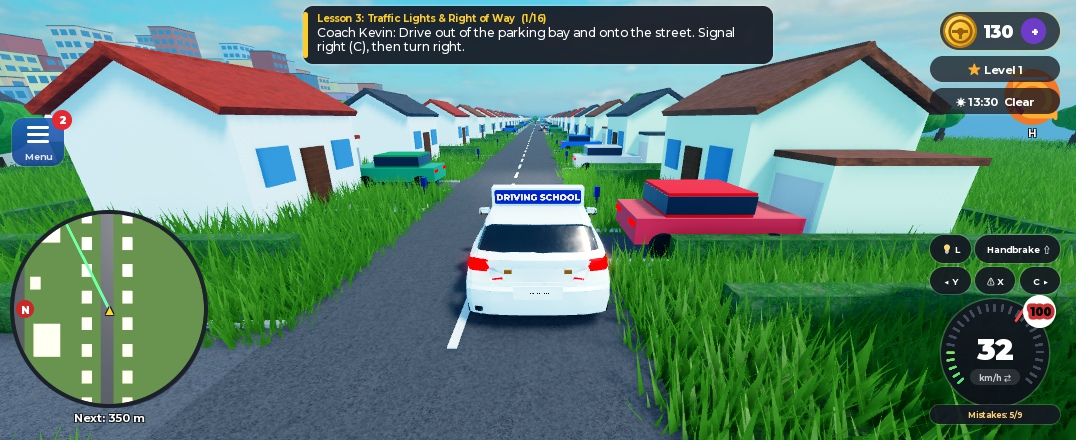
#> input picture tools/werbung/gameplay/fahren.jpg, 1076 x 440 px
$ python konzept_ansichten.py
#> lines starting #> are read from the running program, lines starting #| are printed output that depends on the picture; after the words box and inside, x2 and y2 are one past the last pixel; in counts of white or black regions, pixels touching at a corner belong together
### tools/werbung/bilder.py
"""
Werbebilder fürs Spiel (Icon 512x512 und Thumbnail 1920x1080), komplett selbst gezeichnet.

  python3 tools/werbung/bilder.py   ->  dist/werbung/icon.png, dist/werbung/thumbnail.png

Das Auto kommt aus dem Karosserie-Renderer (tools/mesh/render.py, Fahrschulwagen.obj muss in dist/mesh liegen:
python3 tools/mesh/fahrschulwagen.py). Alles andere (Straße, Bananen, Enten, UFO, Schrift) zeichnet dieses Skript.
"""
import math, os, random
import numpy as np
from PIL import Image, ImageDraw, ImageFilter, ImageFont

WURZEL = os.path.dirname(os.path.dirname(os.path.dirname(os.path.abspath(__file__))))
AUS = os.path.join(WURZEL, "dist", "werbung")
SCHRIFT = "/usr/share/fonts/truetype/google-fonts/Poppins-BoldItalic.ttf"
SCHRIFT2 = "/usr/share/fonts/truetype/google-fonts/Poppins-Bold.ttf"


_RENDERER = {}


# [20 lines left out: function auto_rendern, not called in this run]


def text_mit_rand(d, pos, text, schrift, farbe, rand=(25, 20, 40), breite=8, anker="mm", schatten=True):
    x, y = pos
    if schatten:
        d.text((x + breite * 0.6, y + breite * 0.9), text, font=schrift, fill=(0, 0, 0, 120), anchor=anker,
               stroke_width=breite, stroke_fill=(0, 0, 0, 120))
    d.text((x, y), text, font=schrift, fill=farbe, anchor=anker, stroke_width=breite, stroke_fill=rand)


def banane(groesse, winkel=0):
    """Banane (eigene einfache Form): gelbe Sichel mit dunklen Enden"""
    s = groesse
    img = Image.new("RGBA", (s * 2, s * 2), (0, 0, 0, 0))
    d = ImageDraw.Draw(img)
    rand = (110, 70, 10)
    aussen, innen = [], []
    for t in np.linspace(0, 1, 30):
        a = math.radians(200 + 140 * t)
        dicke = 0.08 + 0.22 * math.sin(t * math.pi)
        aussen.append((s + math.cos(a) * s * 0.9, s * 0.55 + math.sin(a) * -s * 0.9 * -1 + s * 0.5))
        innen.append((s + math.cos(a) * s * (0.9 - dicke), s * 0.55 + math.sin(a) * -s * (0.9 - dicke) * -1 + s * 0.5))
    # Sichel nach unten gewölbt
    aussen = [(x, 2 * s - y) for x, y in aussen]
    innen = [(x, 2 * s - y) for x, y in innen]
    d.polygon(aussen + innen[::-1], fill=(255, 215, 40), outline=rand)
    d.line(aussen, fill=rand, width=max(3, s // 18))
    d.line(innen, fill=rand, width=max(3, s // 18))
    # Lichtkante
    licht = [(x * 0.5 + xi * 0.5, y * 0.5 + yi * 0.5) for (x, y), (xi, yi) in zip(aussen[5:-5], innen[5:-5])]
    d.line(licht, fill=(255, 245, 160), width=max(2, s // 14))
    for p in (aussen[0], aussen[-1]):
        d.ellipse((p[0] - s * 0.07, p[1] - s * 0.07, p[0] + s * 0.07, p[1] + s * 0.07), fill=(80, 50, 15))
    img = img.crop(img.getbbox())
    return img.rotate(winkel, resample=Image.BICUBIC, expand=True)


# [32 lines left out: functions ente, ufo, not called in this run]


def kuh(groesse):
    s = groesse
    img = Image.new("RGBA", (int(s * 2.2), int(s * 1.6)), (0, 0, 0, 0))
    d = ImageDraw.Draw(img)
    rand = (30, 30, 30)
    for x in (0.45, 0.7, 1.4, 1.65):
        d.rectangle((s * x, s * 0.95, s * (x + 0.14), s * 1.5), fill=(245, 245, 245), outline=rand, width=3)
    d.rounded_rectangle((s * 0.3, s * 0.35, s * 1.9, s * 1.1), radius=int(s * 0.25), fill=(250, 250, 250), outline=rand, width=4)
    d.ellipse((s * 0.6, s * 0.45, s * 1.0, s * 0.8), fill=(35, 35, 35))
    d.ellipse((s * 1.3, s * 0.65, s * 1.6, s * 0.95), fill=(35, 35, 35))
    d.rounded_rectangle((s * 1.75, s * 0.1, s * 2.2, s * 0.6), radius=int(s * 0.15), fill=(250, 250, 250), outline=rand, width=4)
    d.rounded_rectangle((s * 1.95, s * 0.38, s * 2.2, s * 0.6), radius=int(s * 0.08), fill=(255, 170, 180), outline=rand, width=3)
    d.ellipse((s * 1.85, s * 0.2, s * 1.95, s * 0.3), fill=(20, 20, 20))
    return img


# [44 lines left out: functions strasse, schatten, not called in this run]


def skaliert(bild, breite):
    h = int(bild.size[1] * breite / bild.size[0])
    return bild.resize((breite, h), Image.LANCZOS)


# [96 lines left out: functions sprechblase, titel, thumbnail, icon, main, not called in this run]


# [2 lines that do not run on import are left out]

### tools/werbung/konzept_ansichten.py
"""
Konzept-Mockups für Version 2: Fahrer-Sicht und Fahrlehrer-(Beifahrer-)Sicht.
Grundlage ist eine echte Studio-Aufnahme (gameplay/fahren.jpg); die neue Oberfläche ist darübergezeichnet.

  python3 tools/werbung/konzept_ansichten.py  ->  dist/werbung/konzept_fahrer.png, konzept_fahrlehrer.png
"""
import math, os
from PIL import Image, ImageDraw, ImageEnhance, ImageFilter, ImageFont

from bilder import text_mit_rand, banane, kuh, SCHRIFT, SCHRIFT2, WURZEL

HIER = os.path.dirname(os.path.abspath(__file__))
AUS = os.path.join(WURZEL, "dist", "werbung")
W, H = 1920, 1080
DUNKEL = (20, 24, 34)
GELB = (255, 205, 40)
GRUEN = (60, 200, 100)
ROT = (225, 55, 60)


def f(gr, fett=True):
    return ImageFont.truetype(SCHRIFT2 if fett else SCHRIFT2, gr)


def fi(gr):
    return ImageFont.truetype(SCHRIFT, gr)


def spielbild():
    b = Image.open(os.path.join(HIER, "gameplay", "fahren.jpg")).convert("RGB")
    b = b.crop((200, 0, 980, 440)).resize((W, H), Image.LANCZOS)  # ohne Minimap
    b = ImageEnhance.Color(b).enhance(1.12).filter(ImageFilter.UnsharpMask(2, 60, 2))
    return b.convert("RGBA")


def schild(img, txt, xy, farbe=(255, 255, 255), hg=(20, 16, 35, 200)):
    d = ImageDraw.Draw(img)
    bb = d.textbbox((0, 0), txt, font=f(30))
    w, h = bb[2] - bb[0] + 44, bb[3] - bb[1] + 26
    d.rounded_rectangle((xy[0], xy[1], xy[0] + w, xy[1] + h), radius=h // 2, fill=hg)
    d.text((xy[0] + w / 2, xy[1] + h / 2), txt, font=f(30), fill=farbe, anchor="mm")


def pfeil_links(d, cx, cy, s, farbe):
    d.polygon([(cx - s, cy), (cx - s * 0.1, cy - s * 0.75), (cx - s * 0.1, cy - s * 0.3), (cx + s, cy - s * 0.3),
               (cx + s, cy + s * 0.3), (cx - s * 0.1, cy + s * 0.3), (cx - s * 0.1, cy + s * 0.75)], fill=farbe, outline=(20, 16, 35), width=8)


def fahrer():
    img = spielbild()
#> in spielbild, b is the input picture: PIL image 1076x440 RGB; mean R, G, B 95.3, 130.6, 114.8
    # Reste der alten Anweisungs-Box verwischen
    rest = img.crop((0, 0, 1480, 270)).filter(ImageFilter.GaussianBlur(18))
    img.paste(rest, (0, 0))
    # neue Ansage-Leiste vom Fahrlehrer
    o = Image.new("RGBA", (W, H), (0, 0, 0, 0))
    d = ImageDraw.Draw(o)
    d.rounded_rectangle((470, 26, 1450, 250), radius=36, fill=(20, 24, 34, 235), outline=(255, 255, 255, 60), width=3)
    img.alpha_composite(o)
    d = ImageDraw.Draw(img)
    pfeil_links(d, 650, 138, 80, GELB)
    text_mit_rand(d, (1040, 112), "LEFT!", fi(120), GELB, breite=8)
    d.text((1040, 205), "Max (Instructor)  ·  in 40 m", font=f(34), fill=(220, 225, 235), anchor="mm")
    # Lautsprecher-Symbol (Ansage wird auch gesprochen)
    d.polygon([(1340, 120), (1360, 120), (1385, 98), (1385, 178), (1360, 156), (1340, 156)], fill=(255, 255, 255))
    for r in (22, 40):
        d.arc((1385 - r, 138 - r, 1385 + r, 138 + r), -45, 45, fill=(255, 255, 255), width=5)
    # Gefahren-Ruf
    o = Image.new("RGBA", (W, H), (0, 0, 0, 0))
    od = ImageDraw.Draw(o)
    od.rounded_rectangle((1210, 300, 1720, 420), radius=30, fill=(225, 55, 60, 235), outline=(20, 16, 35), width=6)
    img.alpha_composite(o)
    img.alpha_composite(banane(46, -20), (1228, 318))
    d = ImageDraw.Draw(img)
    text_mit_rand(d, (1500, 360), "BANANA AHEAD!", fi(52), (255, 255, 255), breite=5)
    # Hinweis: keine Karte
    schild(img, "No map, no route – trust your instructor!", (40, 990))
    # Rollen-Etikett
    d.rounded_rectangle((40, 40, 400, 120), radius=22, fill=(40, 120, 220), outline=(20, 16, 35), width=5)
    d.text((220, 80), "DRIVER VIEW", font=fi(44), fill=(255, 255, 255), anchor="mm")
    return img.convert("RGB")


def karte(w, h):
    """Draufsicht-Karte auf dem Tablet (eigene, schematische Zeichnung der Strecke)"""
    k = Image.new("RGBA", (w, h), (92, 160, 80, 255))
    d = ImageDraw.Draw(k)
    # Häuser
    for (x, y) in [(40, 40), (40, 330), (420, 40), (420, 330), (40, 560), (420, 560), (720, 40), (720, 330)]:
        d.rounded_rectangle((x, y, x + 170, y + 150), radius=10, fill=(235, 230, 220), outline=(150, 140, 130), width=3)
        d.polygon([(x, y), (x + 170, y), (x + 85, y - 0)], fill=(190, 80, 60))
    # Straßen
    strasse = (70, 72, 80)
    d.rectangle((250, 0, 380, h), fill=strasse)          # Hauptstraße (wir fahren nach oben)
    d.rectangle((0, 250, w, 300), fill=strasse)            # Querstraße
    d.rectangle((0, 510, w, 545), fill=strasse)
    for y in range(0, h, 60):
        d.rectangle((312, y, 318, y + 30), fill=(240, 240, 240))
    # Route: geradeaus, dann links in die Querstraße
    pts = [(345, h - 20), (345, 275), (300, 275), (20, 275)]
    d.line(pts, fill=(60, 230, 255), width=18, joint="curve")
    d.line(pts, fill=(255, 255, 255), width=5, joint="curve")
    # Zieltor
    d.rectangle((20, 252, 34, 298), fill=(60, 255, 120))
    # Gefahren mit Vorwarnung
    k.alpha_composite(banane(26, 10), (318, 400))
    kk = kuh(40)
    k.alpha_composite(kk, (110, 210))
    # Unser Auto
    d.rounded_rectangle((327, 600, 363, 660), radius=8, fill=(255, 255, 255), outline=(20, 16, 35), width=4)
    d.polygon([(345, 585), (333, 603), (357, 603)], fill=GELB)
    return k


def fahrlehrer():
    hg = spielbild().convert("RGB").filter(ImageFilter.GaussianBlur(14))
    hg = ImageEnhance.Brightness(hg).enhance(0.55).convert("RGBA")
    img = hg
    d = ImageDraw.Draw(img)
    # Tablet
    tx0, ty0, tx1, ty1 = 360, 110, 1560, 830
    sch = Image.new("L", (W, H), 0)
    ImageDraw.Draw(sch).rounded_rectangle((tx0 + 18, ty0 + 24, tx1 + 18, ty1 + 24), radius=48, fill=170)
    sch = sch.filter(ImageFilter.GaussianBlur(22))
    schwarz = Image.new("RGBA", (W, H), (0, 0, 0, 255))
    schwarz.putalpha(sch)
    img.alpha_composite(schwarz)
    d.rounded_rectangle((tx0, ty0, tx1, ty1), radius=48, fill=(28, 30, 38), outline=(10, 10, 14), width=6)
    mx0, my0, mx1, my1 = tx0 + 36, ty0 + 36, tx1 - 36, ty1 - 36
    k = karte(mx1 - mx0 - 360, my1 - my0)
    maske = Image.new("L", k.size, 0)
    ImageDraw.Draw(maske).rounded_rectangle((0, 0, k.size[0], k.size[1]), radius=26, fill=255)
    img.paste(k, (mx0, my0), maske)
    # Seitenleiste im Tablet: nächste Anweisung + Gefahren
    sx = mx0 + k.size[0] + 24
    d = ImageDraw.Draw(img)
    d.text((sx, my0 + 6), "NEXT", font=f(28), fill=(160, 170, 190))
    pfeil_links(d, sx + 80, my0 + 110, 56, GELB)
    d.text((sx + 160, my0 + 88), "Left", font=fi(52), fill=(255, 255, 255))
    d.text((sx + 162, my0 + 150), "in 40 m", font=f(30), fill=(200, 205, 215))
    d.text((sx, my0 + 230), "INCOMING", font=f(28), fill=(160, 170, 190))
    y = my0 + 275
    for txt, farbe, sek in (("Banana peel", GELB, "3 s"), ("Cow on road", (255, 255, 255), "8 s")):
        d.rounded_rectangle((sx, y, sx + 320, y + 70), radius=18, fill=(45, 48, 60))
        d.text((sx + 22, y + 35), txt, font=f(30), fill=farbe, anchor="lm")
        d.text((sx + 300, y + 35), sek, font=fi(32), fill=(255, 120, 110), anchor="rm")
        y += 86
    d.text((sx, my1 - 70), "Driver: Leo", font=f(28), fill=(160, 170, 190))
    d.text((sx, my1 - 34), "Mistakes 1  ·  01:12", font=f(28), fill=(220, 225, 235))
    # Schnelltasten unten
    knoepfe = [("LEFT", GELB, "Q"), ("STRAIGHT", (255, 255, 255), "W"), ("RIGHT", GELB, "E"),
               ("BRAKE!", ROT, "S"), ("BANANA!", GELB, "1"), ("COW!", (255, 255, 255), "2")]
    bw, bh, gap = 250, 120, 22
    x = (W - (len(knoepfe) * bw + (len(knoepfe) - 1) * gap)) / 2
    for txt, farbe, taste in knoepfe:
        d.rounded_rectangle((x, 880, x + bw, 880 + bh), radius=30, fill=DUNKEL, outline=farbe, width=6)
        d.text((x + bw / 2, 930), txt, font=fi(46), fill=farbe, anchor="mm")
        d.text((x + bw / 2, 982), taste, font=f(24), fill=(160, 170, 190), anchor="mm")
        x += bw + gap
    # Rollen-Etikett
    d.rounded_rectangle((40, 40, 520, 120), radius=22, fill=(225, 55, 60), outline=(20, 16, 35), width=5)
    d.text((280, 80), "INSTRUCTOR VIEW", font=fi(44), fill=(255, 255, 255), anchor="mm")
    schild(img, "Only you see the route – call it out!", (1180, 52))
    return img.convert("RGB")


def main():
    os.makedirs(AUS, exist_ok=True)
    fahrer().save(os.path.join(AUS, "konzept_fahrer.png"))
#> in fahrer, `img.alpha_composite(o)`:
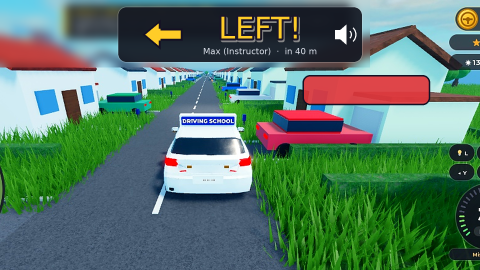
#> img: PIL image 1920x1080 RGBA (shown at 1/4 size); mean R, G, B, A 86.7, 118.4, 101.9, 254.7; transparent parts drawn white
#> in banane, `licht = [(x * 0.5 + xi * 0.5, y * 0.5 + yi * 0.5) for (x, y), (xi, yi)..`: licht = 20 items, first 6: (19.48, 69.43), (22.04, 71.23), (24.69, 72.81), (27.41, 74.18), (30.19, 75.34), (33.01, 76.3)
#> the loop in banane, `for p in (aussen[0], aussen[-1]):` made 2 passes
#> p on passes 1 to 2: (7.1, 57.86), (84.9, 57.86)
#> in schild, `bb = d.textbbox((0, 0), txt, font=f(30))`: bb = (0, 5, 610, 34)
#> in schild, `w, h = bb[2] - bb[0] + 44, bb[3] - bb[1] + 26`: w = 654; h = 55
    fahrlehrer().save(os.path.join(AUS, "konzept_fahrlehrer.png"))
#> in fahrlehrer, `ImageDraw.Draw(sch).rounded_rectangle((tx0 + 18, ty0 + 24, tx1 + 18, t..`:
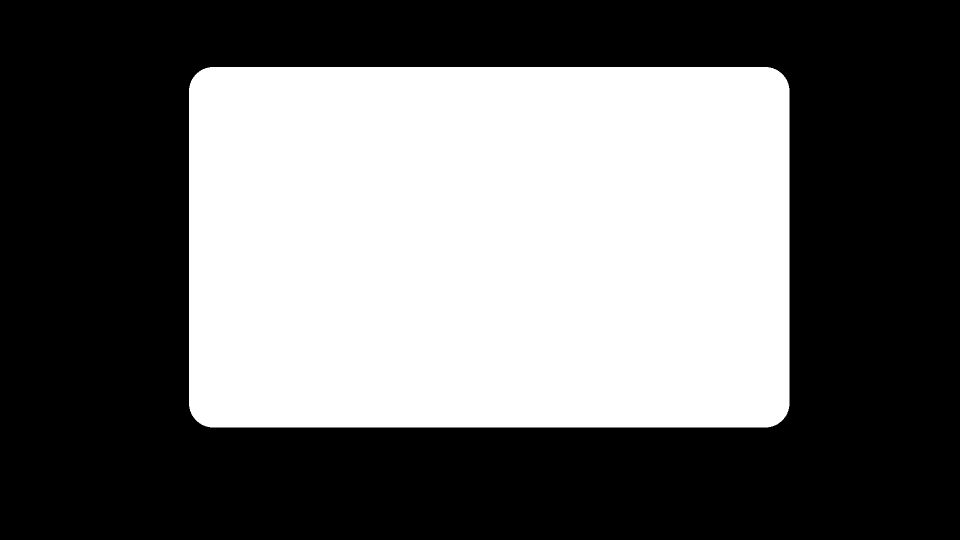
#> sch: PIL image 1920x1080 L (shown at 1/2 size); values 0 (black) and 170 (white), 41.7% white; 1 white region, box (x1, y1, x2, y2) and area: (378, 134, 1579, 855) 863889
#> in karte, `k = Image.new("RGBA", (w, h), (92, 160, 80, 255))`:
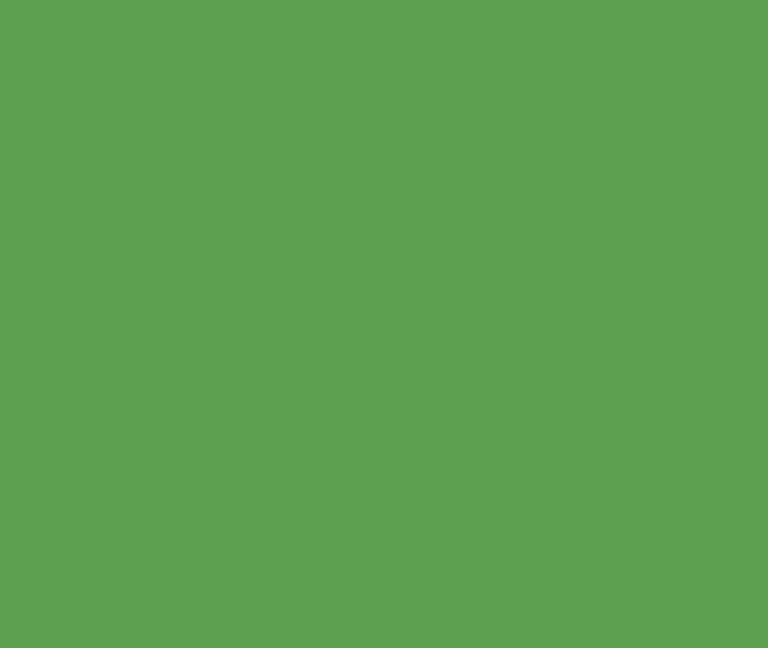
#> k: PIL image 768x648 RGBA; mean R, G, B, A 92, 160, 80, 255
#> the loop in banane (call 2), `for p in (aussen[0], aussen[-1]):` made 2 passes
#> p on passes 1 to 2: (4.01, 32.7), (47.99, 32.7)
#> in karte, `k.alpha_composite(banane(26, 10), (318, 400))`:
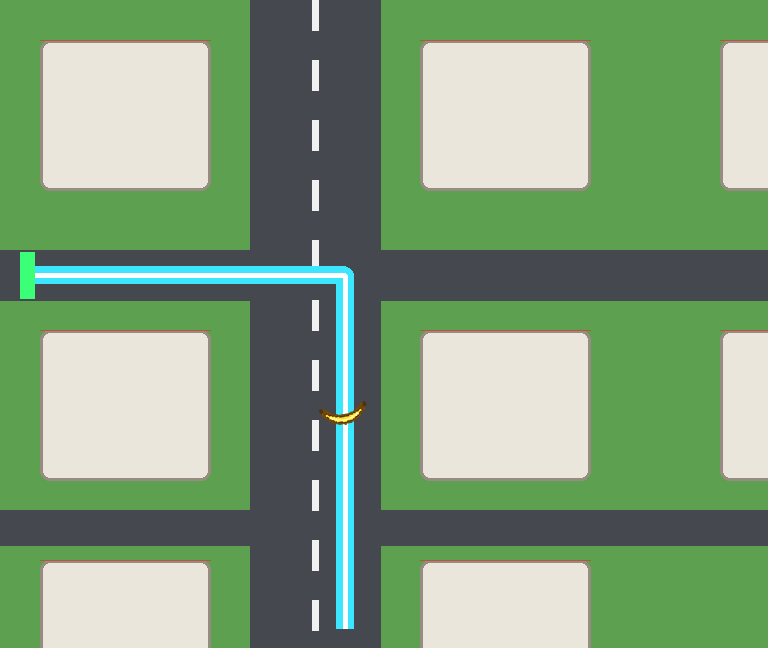
#> k: PIL image 768x648 RGBA; mean R, G, B, A 128.3, 158.8, 124.2, 255
#> in karte, `kk = kuh(40)`:
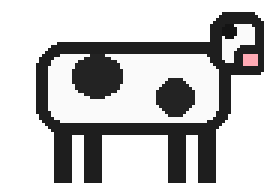
#> kk: PIL image 88x64 RGBA (shown 3 times larger); mean R, G, B, A 55.1, 54.8, 54.8, 118.5; transparent parts drawn white
#> in fahrlehrer, `ImageDraw.Draw(maske).rounded_rectangle((0, 0, k.size[0], k.size[1]), ..`:
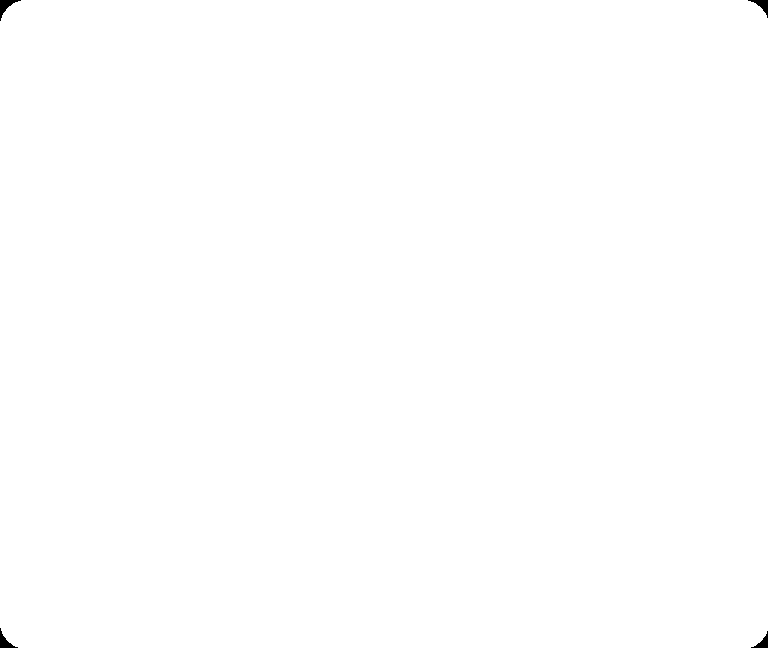
#> maske: PIL image 768x648 L; 99.9% white; 4 black regions, box (x1, y1, x2, y2) and area: (0, 0, 21, 21) 150, (748, 0, 768, 18) 129, (0, 628, 18, 648) 129, (751, 631, 768, 648) 109
#> after the loop in fahrlehrer, `for txt, farbe, sek in (("Banana peel", GELB, "3 s"), ("Cow on road", ..`: y = 593
#> after the loop in fahrlehrer, `for txt, farbe, taste in knoepfe:`: x = 1787
#> call 2 of schild, with txt = 'Only you see the route – call it out!', xy = (1180, 52), farbe = (255, 255, 255), hg = (20, 16, 35, 200)
#> in schild (call 2), `d = ImageDraw.Draw(img)`:
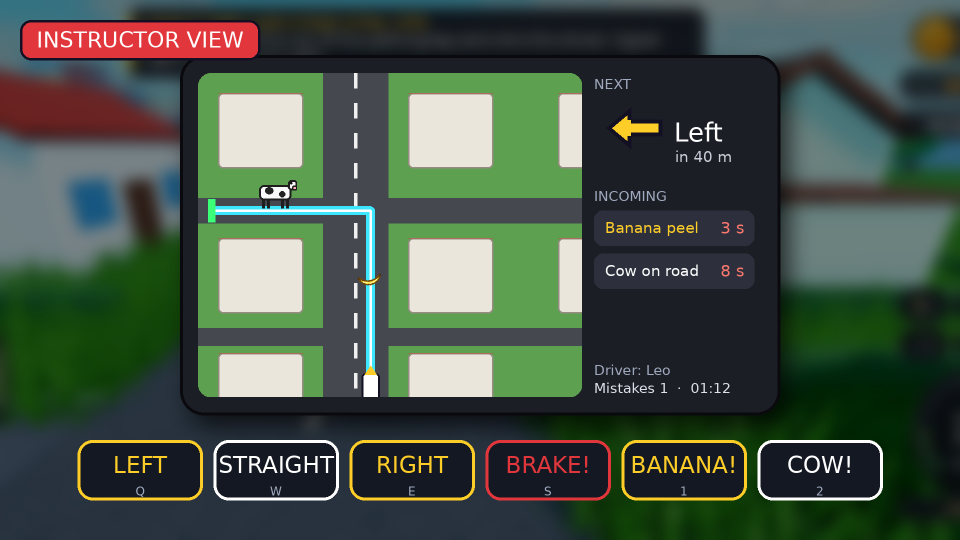
#> img: PIL image 1920x1080 RGBA (shown at 1/2 size); mean R, G, B, A 68.5, 82.8, 70.2, 255
#> in schild (call 2), `bb = d.textbbox((0, 0), txt, font=f(30))`: bb = (0, 5, 529, 34)
#> in schild (call 2), `w, h = bb[2] - bb[0] + 44, bb[3] - bb[1] + 26`: w = 573
    print("gespeichert")


if __name__ == "__main__":
    main()

$ run again, with tools/werbung/gameplay/banane1.jpg copied over tools/werbung/gameplay/fahren.jpg
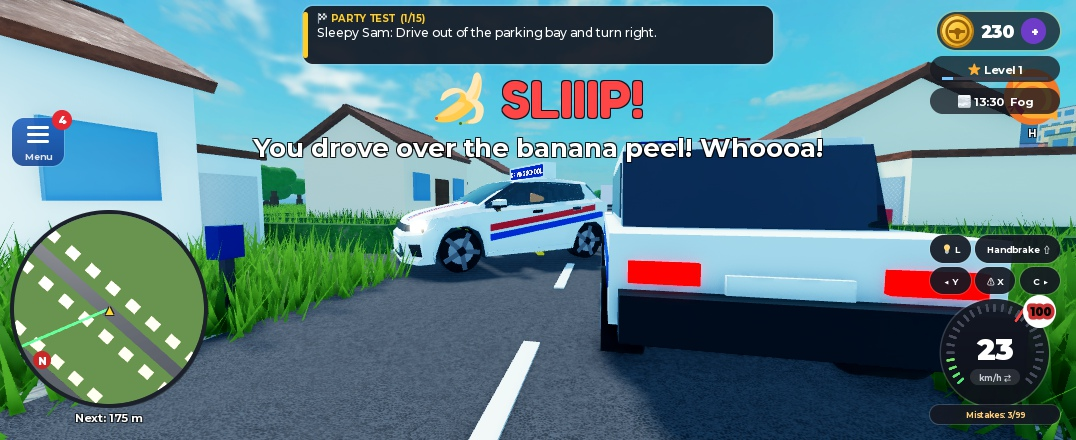
#> input picture tools/werbung/gameplay/banane1.jpg, 1076 x 440 px
#> in spielbild, b is the input picture: PIL image 1076x440 RGB; mean R, G, B 90.1, 126, 133.4
#> licht = 20 items, first 6: (19.48, 69.43), (22.04, 71.23), (24.69, 72.81), (27.41, 74.18), (30.19, 75.34), (33.01, 76.3)
#> the loop in banane, `for p in (aussen[0], aussen[-1]):` made 2 passes
#> p on passes 1 to 2: (7.1, 57.86), (84.9, 57.86)
#> bb = (0, 5, 610, 34)
#> w = 654; h = 55
#> in fahrlehrer, `img.alpha_composite(schwarz)`:
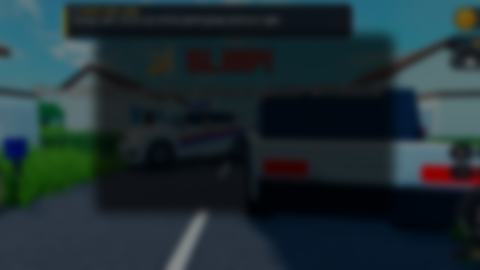
#> img: PIL image 1920x1080 RGBA (shown at 1/4 size); mean R, G, B, A 29.9, 45.6, 50.6, 255
#> the loop in banane (call 2), `for p in (aussen[0], aussen[-1]):` made 2 passes
#> p on passes 1 to 2: (4.01, 32.7), (47.99, 32.7)
#> after the loop in fahrlehrer, `for txt, farbe, sek in (("Banana peel", GELB, "3 s"), ("Cow on road", ..`: y = 593
#> after the loop in fahrlehrer, `for txt, farbe, taste in knoepfe:`: x = 1787
#> in schild (call 2), `d = ImageDraw.Draw(img)`:
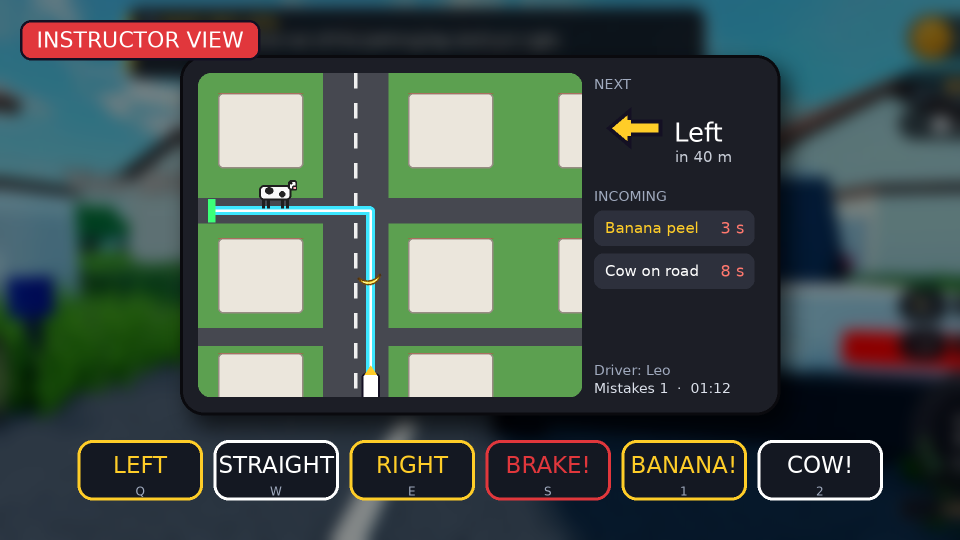
#> img: PIL image 1920x1080 RGBA (shown at 1/2 size); mean R, G, B, A 65.9, 80.9, 75.5, 255
#> bb = (0, 5, 529, 34)
#> w = 573
